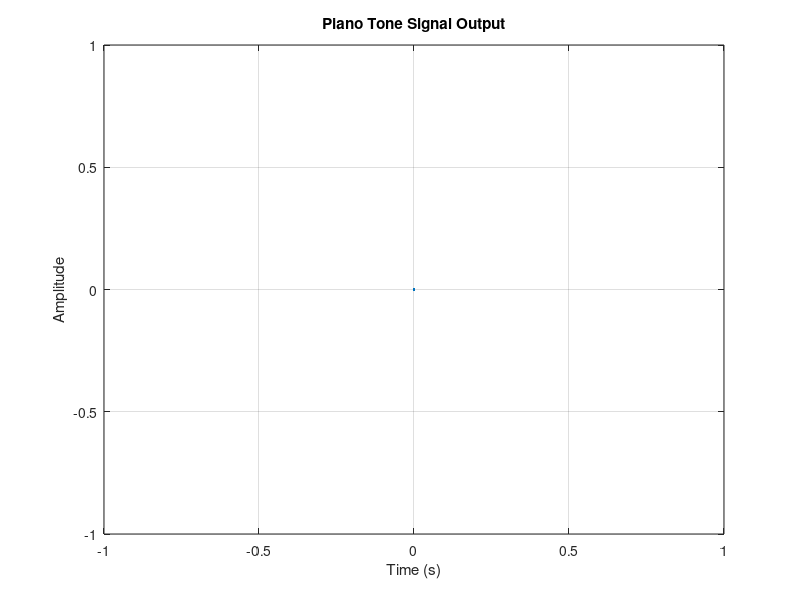

This chart was generated by the following MATLAB code:
fs = 44100; % Sampling frequency 

% Take piano keys as user input
pianoKeys = inputdlg('Enter the piano keys (separated by spaces): '); % Prompt for piano keys 
pianoKeys = str2num(pianoKeys{1}); % Convert input to numbers

% Display the input piano keys
disp('Piano Keys:');
disp(pianoKeys);

% Take durations as user input
durations = inputdlg('Enter the durations (separated by spaces): '); % Prompt for durations 
durations = str2num(durations{1}); % Convert input to numbers

% Display the input durations
disp('Durations:');
disp(durations);

% Check if the number of piano keys matches the number of durations
if length(pianoKeys) ~= length(durations)
    error('The number of piano keys and durations must be the same.');
end

songDuration = sum(durations); % Calculate total song duration
disp(['Total Song Duration: ', num2str(songDuration), ' seconds']); % Display total song duration

t = 0:1/fs:songDuration; % Time vector 
song = zeros(size(t)); % Initialize song array 
noteStart = 1; % Start index of current note

for i = 1:length(pianoKeys) % Iterate through piano keys
    freq = 440 * 2^((pianoKeys(i) - 69) / 12); % Calculate frequency of current note 
    noteEnd = noteStart + round(durations(i) * fs) - 1; % Calculate end index of current note
    
    % Check if noteEnd exceeds the length of t
    if noteEnd > length(t)
        noteEnd = length(t); % Adjust noteEnd to stay within bounds
    end
    
    note = sin(2 * pi * freq * t(noteStart:noteEnd)); % Generate note waveform 
    song(noteStart:noteEnd) = note; % Add note to the song
    noteStart = noteEnd + 1; % Update start index for next note 

    % Display information about the current note
    disp(['Note ', num2str(i), ':']);
    disp(['  Piano Key: ', num2str(pianoKeys(i))]);
    disp(['  Frequency: ', num2str(freq), ' Hz']);
    disp(['  Duration: ', num2str(durations(i)), ' seconds']);
end

% Plot the signal output of the piano tone
figure;
plot(t, song);
xlabel('Time (s)');
ylabel('Amplitude');
title('Piano Tone Signal Output');
grid on;

soundsc(song, fs); % Play the song
